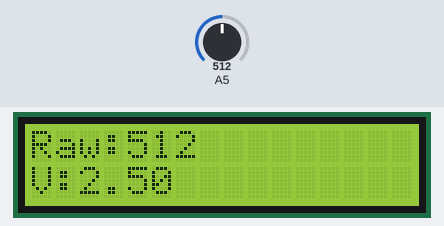
A program run on a simulated STM32 Nucleo. Shown: 16×2 character LCD. The inputs (shaded band) are chosen by the test bench; at power-on: A5 = 512 (analog values on the 0–1023 scale). What the program prints to the serial monitor is not drawn.

Above: at 3.2 s.
3.3 s: A5 set to 716
At 3.47 s:
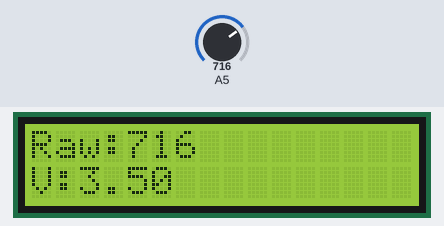
4.8 s: A5 set to 900
At 5.03 s:
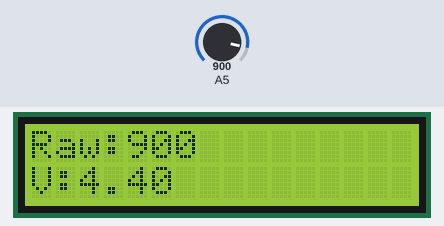
6.3 s: A5 set to 1023
At 6.6 s:
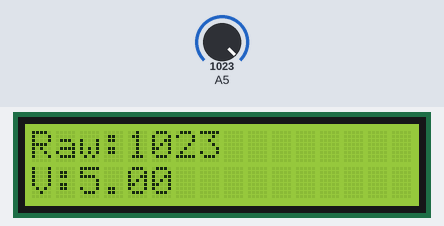
Timing chart, 0 to 9.3 s (numbered marks = the images above; inputs shaded):
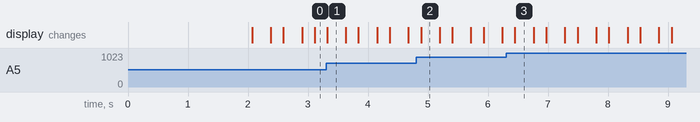

The program:

main.cpp
```cpp
#include <Arduino.h>
#include <thread>
#include "lcdUtil/LCDManager.h"

LiquidCrystal lcd(D0, D1, D2, D3, D4, D5);
int rawValue;
float readVoltage;

void setup() {
    analogReadResolution(10); //10 bit

    Serial.begin(115200);
    Serial.println("STM32ArduOscilo " VERSION_V1);

    lcd.begin(16, 2);
    lcd.print("STM32ArduOscilo");
    lcd.setCursor(0, 1);
    lcd.print(VERSION_V1);
    delay(2000);
    lcd.clear();
}

void loop() {
    rawValue = analogRead(A5);
    readVoltage = (rawValue * 5) / 1023.0;

    Serial.println("A5 Pin:");
    Serial.print("Raw: ");
    Serial.print(rawValue);
    Serial.print(" | Voltage: ");
    Serial.print(readVoltage);
    Serial.println(" V");
    Serial.clearWriteError();

    lcd.setCursor(0,0);
    lcd.print("Raw:");
    lcd.print(rawValue);
    lcd.setCursor(0,1);
    lcd.print("V:");
    lcd.print(readVoltage, 2);
    delay(100);
    lcd.clear();
}
```

Version.h
```cpp
//
// Created by Kamry on 17/10/2026.
//

#ifndef STM32ARDUOSCILISCOPE_VERSION_H
#define STM32ARDUOSCILISCOPE_VERSION_H

#define VERSION_START "v0.0"
// Development starting with "InitialCommit - PlatformIO"
#define VERSION_V1 "v0.1"
#define VERSION_V2 "v0.2"
#define VERSION_V3 "v0.3"

#define RELEASE_V1 "v1.0"

#endif //STM32ARDUOSCILISCOPE_VERSION_H
```

LCDManager.h
```cpp
#ifndef STM32ARDUOSCILISCOPE_LCDMANAGER_H
#define STM32ARDUOSCILISCOPE_LCDMANAGER_H
#include "Version.h"
#include <Arduino.h>
#include "LiquidCrystal.h"
// #include "LiquidCrystal_I2C.h"

class LCDManager : public LiquidCrystal {
public:
    // 4Bit hd447800 Setup
    LCDManager(uint8_t rs, uint8_t enable, uint8_t d4, uint8_t d5, uint8_t d6, uint8_t d7) : LiquidCrystal(rs, enable, d4, d5, d6, d7) {}
    virtual void begin(uint8_t cols, uint8_t rows, uint8_t charsize = LCD_5x8DOTS) {
        LiquidCrystal::begin(cols, rows, charsize);
    }
    void init() {
        begin(16, 2);
        print("STM32ArduOscilo");
        setCursor(0, 1);
        print(VERSION_START);
        delay(500);
        clear();
        delay(2000);
    }
    // I2C hd44780 Setup
};
#endif //STM32ARDUOSCILISCOPE_LCDMANAGER_H
```

Measured:
- after the input at 3.3 s, the display: changes at once (image 1)
- after the input at 4.8 s, the display: changes after 0.08 s (image 2)
- after the input at 6.3 s, the display: changes after 0.15 s (image 3)
